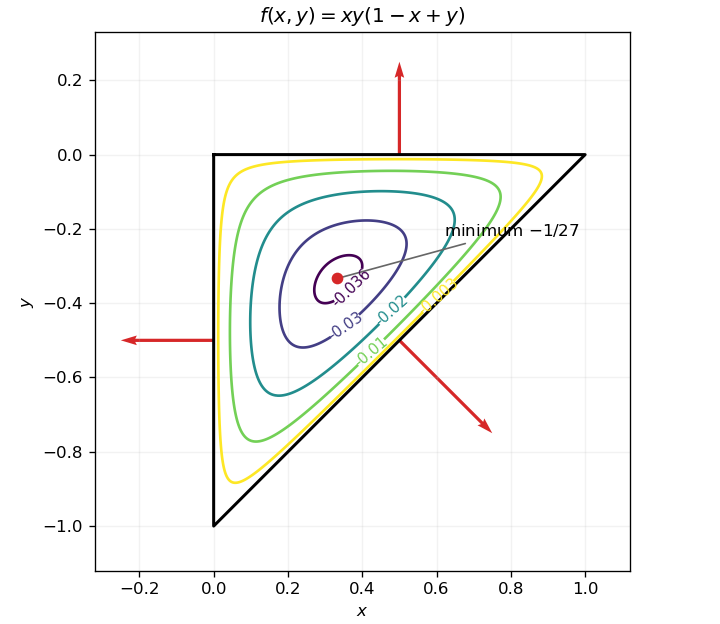

Reproduce this figure in Python.
"""Original level curves and gradients for the triangular cubic."""
from pathlib import Path
import matplotlib
matplotlib.use("Agg")
import matplotlib.pyplot as plt
import numpy as np

x = np.linspace(0, 1, 550)
y = np.linspace(-1, 0, 550)
xx, yy = np.meshgrid(x, y)
f = np.ma.masked_where(yy < xx - 1, xx * yy * (1 - xx + yy))
fig, ax = plt.subplots(figsize=(6, 5.2), layout="constrained")
levels = [-0.036, -0.03, -0.02, -0.01, -0.003]
cs = ax.contour(xx, yy, f, levels=levels, cmap="viridis", linewidths=1.6)
ax.clabel(cs, fontsize=9, fmt="%g")
ax.plot([0, 1, 0, 0], [0, 0, -1, 0], color="black", lw=1.8)
points = np.array([[0.5, 0], [0.5, -0.5], [0, -0.5]])
grads = np.array([[0, 0.25], [0.25, -0.25], [-0.25, 0]])
ax.quiver(points[:, 0], points[:, 1], grads[:, 0], grads[:, 1],
          angles="xy", scale_units="xy", scale=1, color="tab:red", width=0.006)
ax.scatter([1/3], [-1/3], color="tab:red", s=36, zorder=5)
ax.annotate(r"minimum $-1/27$", (1/3, -1/3), (0.62, -0.22),
            arrowprops={"arrowstyle": "-", "color": "0.4"}, fontsize=10)
ax.set(xlim=(-0.32, 1.12), ylim=(-1.12, 0.33), aspect="equal",
       xlabel="$x$", ylabel="$y$", title=r"$f(x,y)=xy(1-x+y)$")
ax.grid(alpha=0.16)
fig.savefig(Path(__file__).with_suffix(".png").name, dpi=120, facecolor="white")
